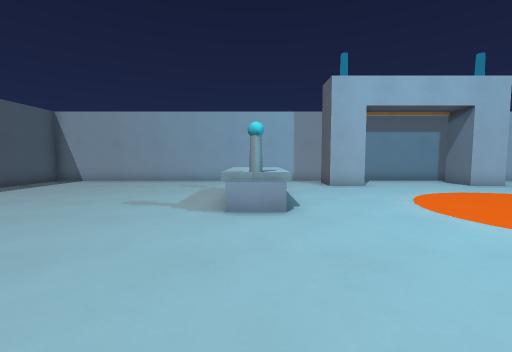
[1] (above)

23 first-person views from a walk through a Godot game level. The camera is 1.2 m above the floor, tilts 4° down and sees 90° across. The floor is counted in squares, 1 m on a side. Each view is taken from the middle of a square. On the plan, view 1 faces up. The plan holds only what a view shows up to about 12 squares ahead; the rest is blank.

[2]
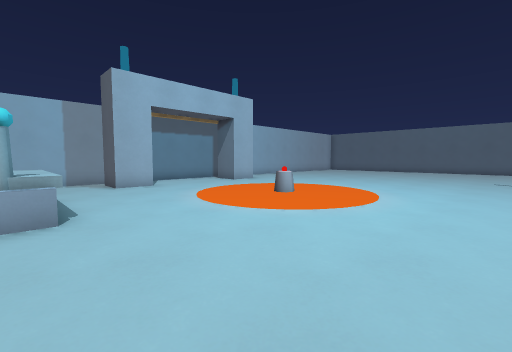

[3]
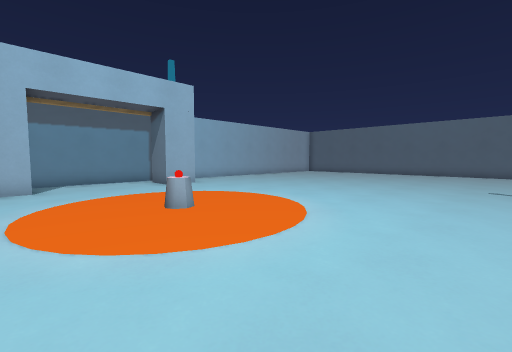

[4]
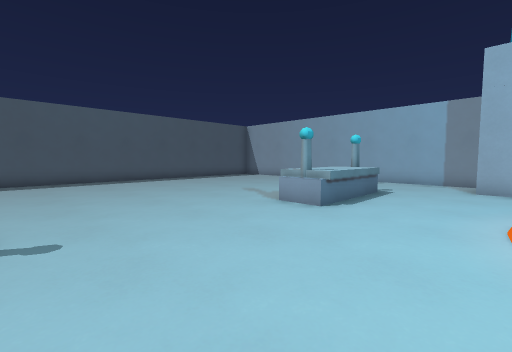

[5]
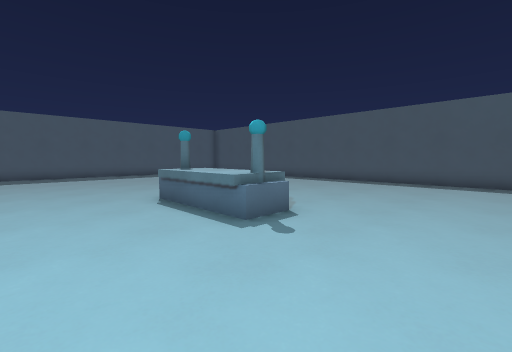

[6]
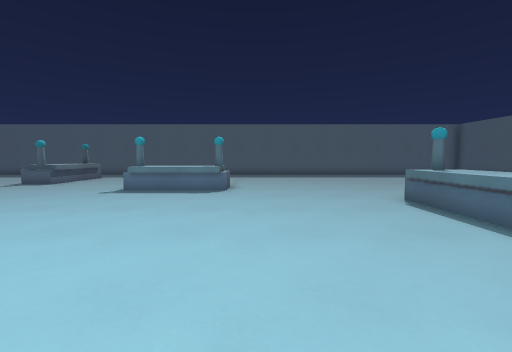

[7]
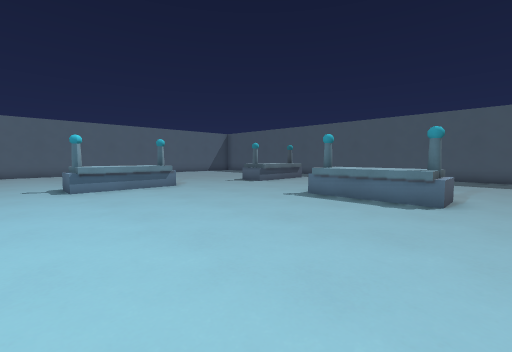

[8]
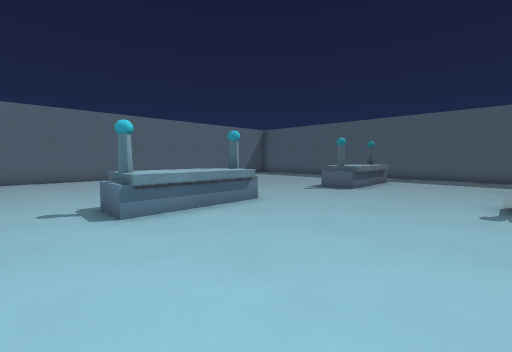

[9]
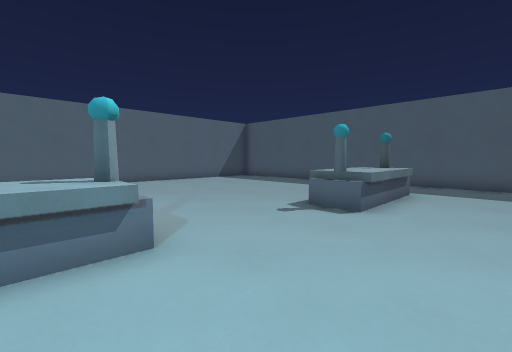

[10]
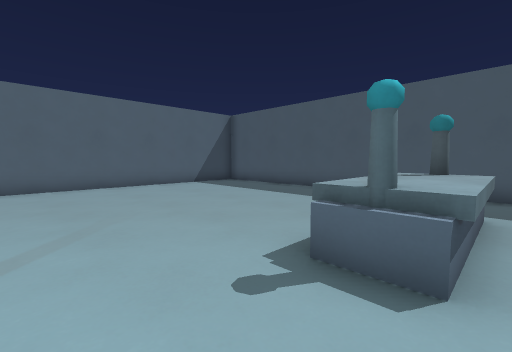

[11]
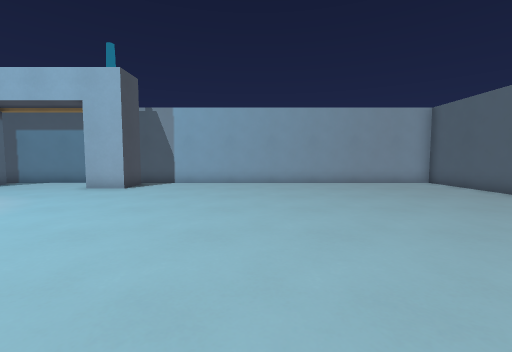

[12]
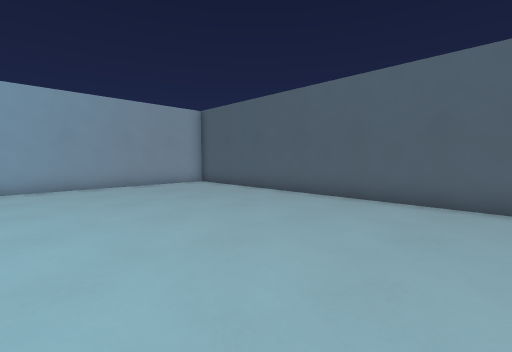

[13]
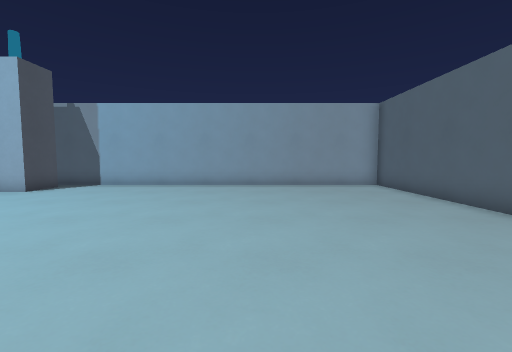

[14]
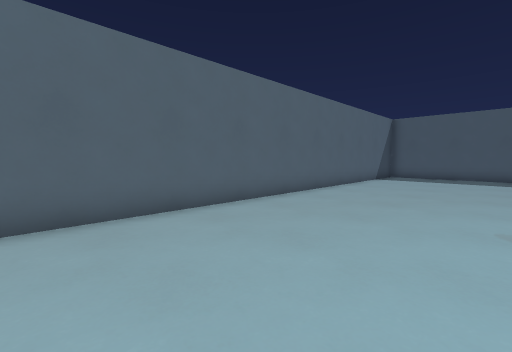

[15]
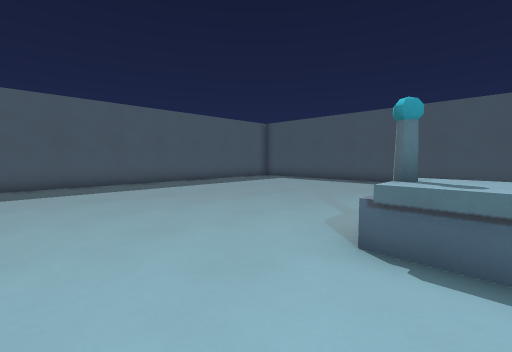

[16]
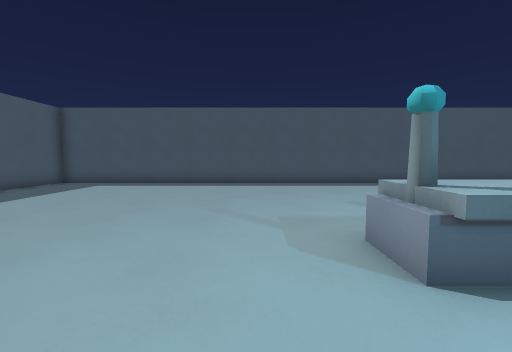

[17]
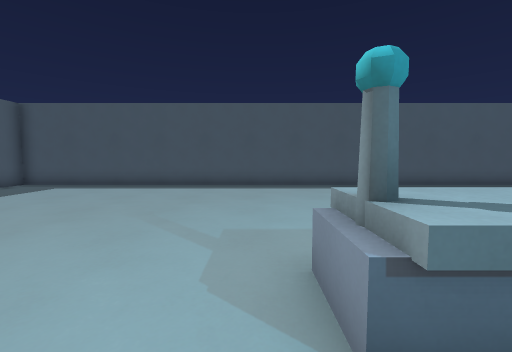

[18]
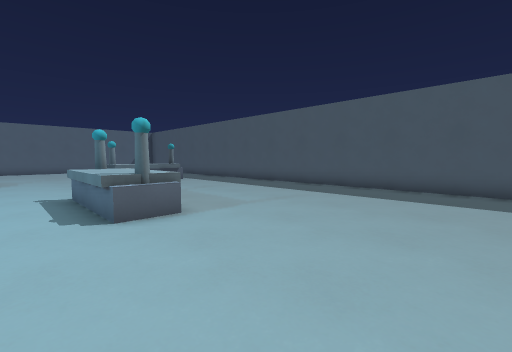

[19]
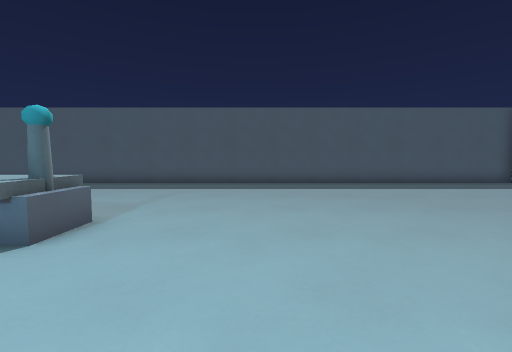

[20]
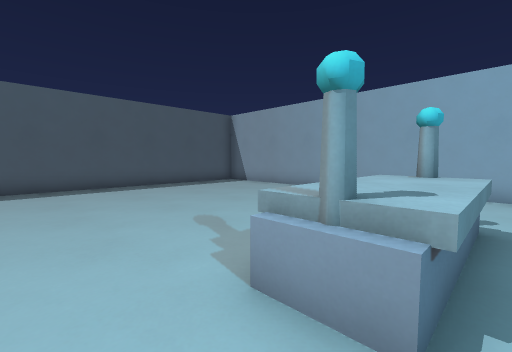

[21]
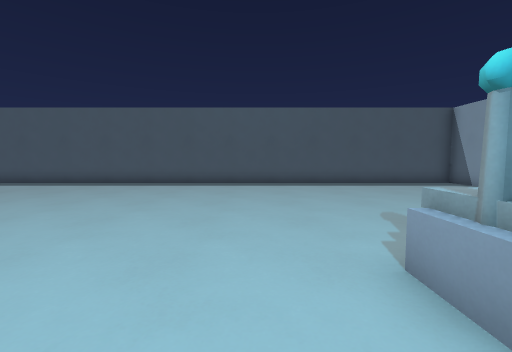

[22]
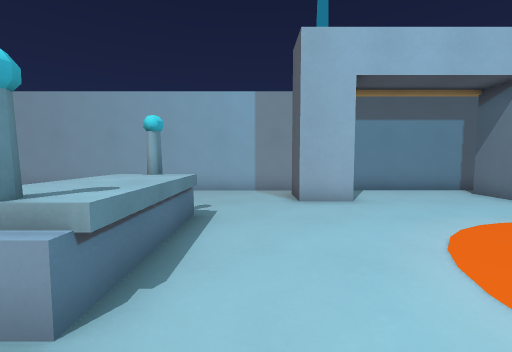

[23]
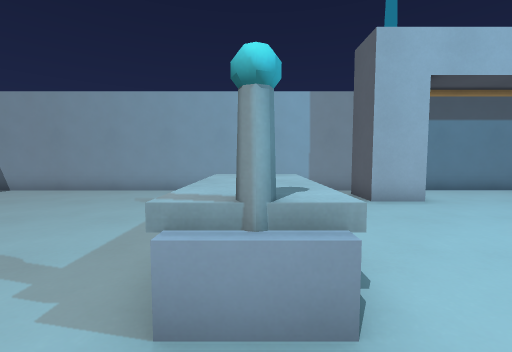

### Floor plan
Key: @ floor where view 1 was taken; # wall or solid block; . floor; = window, fence, low wall or low ledge; ^ raised ledge; P pillar.
Columns run from 11 left of view 1 to 25 right of it. Each row starts with its distance up from view 1.
 14  ####################################
 13  ........  .... ....................#
 12 #......... ...P ..... P.............#
 11 #......... ...#P.....P#.............#
 10 #...................................#
  9 #.........^#^.......................#
  8 #.........^^^.......................#
  7 #.........^^^.......................#
  6 #.........^#^.....=.................#
  5 #...................................#
  4 #...................................#
  3 #...................................#
  2 #...................................#
  1 #...................................#
  0 #..........@........................#
 -1 #........^#^.............^#^........#
 -2 #........^^^.............^^^  ......#
 -3 #........^^^.............^^^  ......#
 -4 #........^#^.............^#^  ......#
 -5 #............................ ......#
 -6 #...................................#
 -7 #...............^^^^^...............#
 -8 #................^^^................#
 -9 #.......................^#^.........#
-10 #.......................^^^.........#
-11 #.......................^^ .........#
-12 #.......................^#^ ........#
-13 #........................   .......
-14 #.........................   .....
-15 #.........................    ...
-16 #####    ########################

Where each view was taken, in squares from view 1:
view 1: 0 up, 0 right, facing up
view 2: 0 up, 0 right, facing up-right
view 3: 0 up, 4 right, facing up-right
view 4: 0 up, 4 right, facing up-left
view 5: 3 up, 3 right, facing down-left
view 6: 3 up, 4 right, facing down
view 7: 1 up, 4 right, facing down-right
view 8: 1 up, 9 right, facing down-right
view 9: 3 down, 11 right, facing down-right
view 10: 6 down, 13 right, facing down-right
view 11: 1 up, 16 right, facing up
view 12: 2 up, 17 right, facing up-right
view 13: 2 up, 19 right, facing up
view 14: 2 up, 19 right, facing down-right
view 15: 3 down, 3 right, facing down-left
view 16: 6 down, 2 right, facing left
view 17: 5 down, 1 right, facing left
view 18: 5 down, 0 right, facing down-right
view 19: 3 down, 2 right, facing down
view 20: 4 up, 1 right, facing up-left
view 21: 4 up, 2 right, facing left
view 22: 4 up, 2 right, facing up
view 23: 4 up, 0 right, facing up
